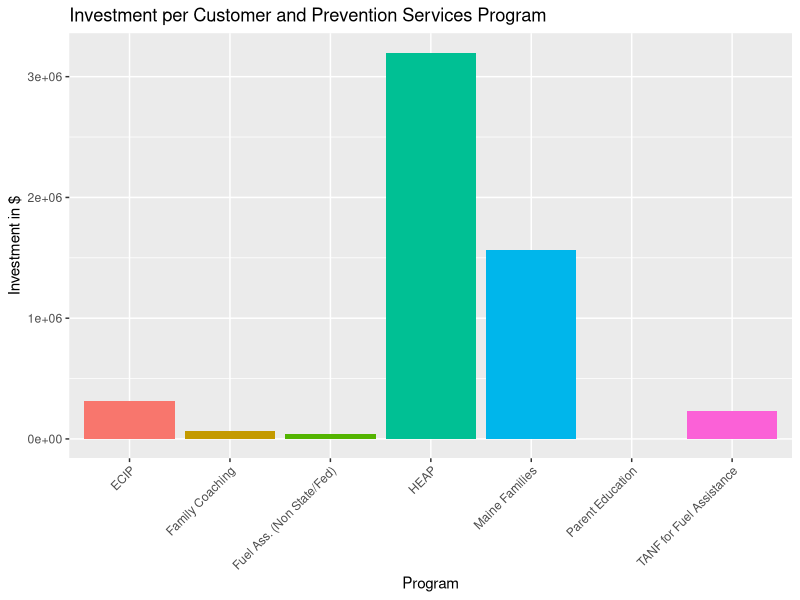
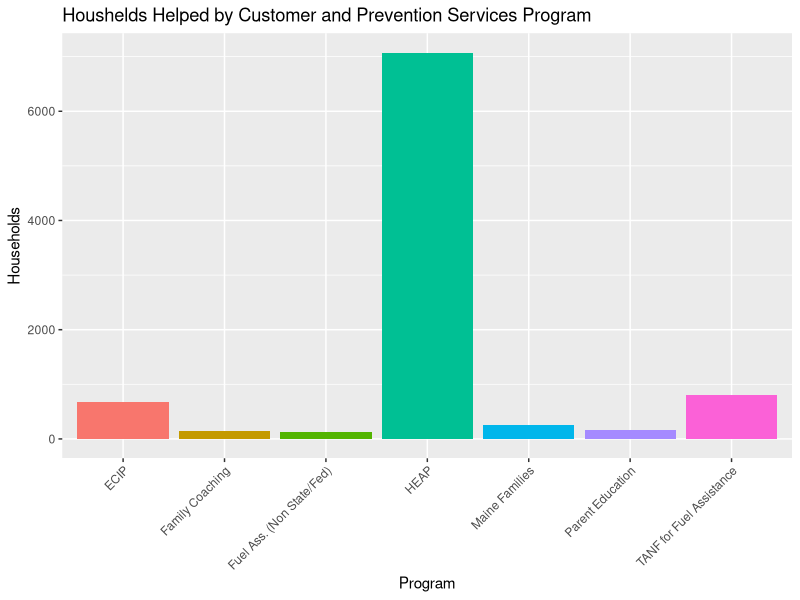
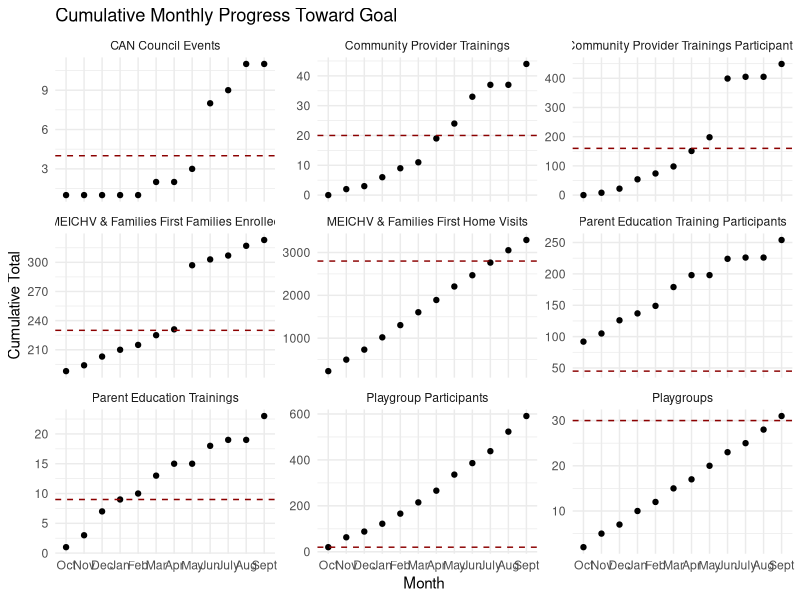

Here is the R script that generated these plots, in order:
## ---- chunk 1
library(tidyverse)
library(broom)
library(readxl)
library(dplyr)
library(tidyr)
## ---- chunk 2
sept_kpis <- read_excel("../data/FY24 Sept KPIs - Total Agency.xlsx")
town_campaign <- read_excel("../data/FY24 Town Campaign Data.xlsx", sheet = 1, col_names = FALSE)
## ---- chunk 3
glimpse(sept_kpis)
glimpse(town_campaign)

## ---- chunk 4
#Department Column for kpis
sept_kpis <- sept_kpis |>
  rename("Department" = "Children's Services") 

sept_kpis[1, "Department"] <- "Children's Services"

sept_kpis <- sept_kpis |>
  fill(Department, .direction = "down")

#Program Column for kpis
sept_kpis <- sept_kpis |>
  rename("Program" = "...2") 

sept_kpis[1, "Program"] <- "Children's Services"
sept_kpis[24, "Program"] <- "Housing Services"
sept_kpis[82, "Program"] <- "Development"
sept_kpis[90, "Program"] <- "CCFC"
sept_kpis[103, "Program"] <- "Asset Management"
sept_kpis[107, "Program"] <- "Property Management"
sept_kpis[110, "Program"] <- "Finance"
sept_kpis[140, "Program"] <- "Human Resources"
sept_kpis[142, "Program"] <- "Open Positions"
sept_kpis[157, "Program"] <- "Time to Hire"
sept_kpis[172, "Program"] <- "Head Count"
sept_kpis[187, "Program"] <- "Turnover Rate"

sept_kpis <- sept_kpis |>
  fill(Program, .direction = "down")

sept_kpis <- sept_kpis[, -c(18, 19)]

## ---- chunk 5
town_campaign_cps <- town_campaign |>
  select(...1,...2,...3,...4,...5,...6,...7,...8,...9,...24,...25,...26,...27,...28, ...29)

town_campaign_cps <- town_campaign_cps |>
  rename(town = ...1, tanf_fuelass_households = ...2, tanf_fuelass_investment = ...3, fuelass_households = ...4, fuelass_investment = ...5, heap_households = ...6, heap_investment = ...7, ecip_households = ...8, ecip_investment = ...9,  family_coaching_households = ...24, family_coaching_investment = ...25, maine_families_households = ...26, maine_families_investment = ...27, parent_education_households = ...28, parent_education_investment = ...29 )

town_campaign_cps <- town_campaign_cps[-c(1, 2, 3, 4, 5, 6, 7, 8, 9), ]

town_campaign_cps <- town_campaign_cps[!apply(town_campaign_cps[, -1], 1, function(x) all(is.na(x))), ]
town_campaign_cps[, -1] <- lapply(town_campaign_cps[, -1], as.numeric)
town_campaign_cps[is.na(town_campaign_cps)] <- 0

totals <- colSums(town_campaign_cps[, -1])
town_campaign_cps <- bind_rows(town_campaign_cps, totals)


summary_data <- town_campaign_cps[-seq(1, 193), ]

summary_data <- summary_data|>
  pivot_longer(cols = -town,
               values_to = "value")

summary_data <- summary_data|>
  mutate(data_type = rep(c("households", "investment"), 
                         times = ncol(df) / 2, length.out = nrow(summary_data)),
         program = rep(c("tanf_fuelass", "fuelass", "heap", "ecip", 
                         "family_coaching", "maine_families", "parent_education"), 
                      each = 2, length.out = nrow(summary_data)))

summary_data_long <- summary_data[,-c(1, 2) ]

summary_data_wide <- summary_data_long |>
  pivot_wider(names_from = data_type, values_from = value)
  
## ---- chunk 6
ggplot(summary_data_wide, aes(x = program, y = investment, fill = program)) +
  geom_bar(stat="identity", show.legend = FALSE) +
  scale_x_discrete(labels = c("ecip" = "ECIP", 
                              "family_coaching" = "Family Coaching", 
                              "fuelass" = "Fuel Ass. (Non State/Fed)",
                              "heap" = "HEAP",
                              "maine_families" = "Maine Families",
                              "parent_education" = "Parent Education",
                              "tanf_fuelass" = "TANF for Fuel Assistance")) +
  labs(title="Investment per Customer and Prevention Services Program",
       x="Program", y="Investment in $") +
  theme(axis.text.x = element_text(angle=45, hjust=1))

ggplot(summary_data_wide, aes(x = program, y = households, fill = program)) +
  geom_bar(stat="identity", show.legend = FALSE) +
  scale_x_discrete(labels = c("ecip" = "ECIP", 
                              "family_coaching" = "Family Coaching", 
                              "fuelass" = "Fuel Ass. (Non State/Fed)",
                              "heap" = "HEAP",
                              "maine_families" = "Maine Families",
                              "parent_education" = "Parent Education",
                              "tanf_fuelass" = "TANF for Fuel Assistance")) +
  labs(title="Houshelds Helped by Customer and Prevention Services Program",
       x="Program", y="Households") +
  theme(axis.text.x = element_text(angle=45, hjust=1))


## ---- chunk 7
sept_kpis_cleaned <- sept_kpis[!is.na(sept_kpis$`% of Goal`), ]
sept_kpis_cleaned <- sept_kpis_cleaned |>
  filter(Department == "Customer & Prevention Services")
sept_kpis_cleaned$YTD <- as.numeric(sept_kpis_cleaned$YTD)
sept_kpis_cleaned$goal_percent <- sept_kpis_cleaned$`% of Goal`
sept_kpis_cleaned <- sept_kpis_cleaned[-c(1,11), ]

sept_kpis_cleaned <- sept_kpis_cleaned |>
  mutate(Assumptions = ifelse(Assumptions == "9500 Applications processed LIHEAP", "LIHEAP Applications Processed", Assumptions)) |>
  mutate(Assumptions = ifelse(Assumptions == "Maine Families - MEICHV  & Families First                              2800 home visits completed per year", "MEICHV & Families First Home Visits", Assumptions)) |>
  mutate(Assumptions = ifelse(Assumptions == "230 families enrolled", "MEICHV & Families First Families Enrolled", Assumptions)) |>
  mutate(Assumptions = ifelse(Assumptions == "CAN Council (CB&E)   -                                                                                               4 community events", "CAN Council Events", Assumptions)) |>
  mutate(Assumptions = ifelse(Assumptions == "30 playgroups", "Playgroups", Assumptions)) |>
  mutate(Assumptions = ifelse(Assumptions == "Playgroup 20 participants", "Playgroup Participants", Assumptions)) |>
  mutate(Assumptions = ifelse(Assumptions == "9 parent education trainings", "Parent Education Trainings", Assumptions)) |>
  mutate(Assumptions = ifelse(Assumptions == "Parent Education Trainings 45 participants", "Parent Education Training Participants", Assumptions)) |>
  mutate(Assumptions = ifelse(Assumptions == "20 community provider trainings", "Community Provider Trainings", Assumptions)) |>
  mutate(Assumptions = ifelse(Assumptions == "Community Provider Trainings 160 participants", "Community Provider Trainings Participants", Assumptions)) |>
  mutate(Assumptions = ifelse(Assumptions == "# Incoming website inquiries to receptions", "Incoming Website Inquiries to Reception", Assumptions)) 
  
  

# STEP 1: Reshape to long format
kpis_long <- sept_kpis_cleaned %>%
    pivot_longer(
    cols = Oct:Sept,                 
    names_to = "Month",
    values_to = "Monthly_Total"
  ) %>%
  mutate(
    Month = factor(Month, levels = c("Oct", "Nov", "Dec", "Jan", "Feb", "Mar",
                                     "Apr", "May", "Jun", "July", "Aug", "Sept"))
  )

# STEP 2: Calculate cumulative total per Assumption
kpis_long <- kpis_long %>%
  group_by(Assumptions) %>%
  arrange(Month) %>%
  mutate(Cumulative = cumsum(Monthly_Total))

# STEP 3: Calculate estimated Goal from YTD and % of Goal
kpis_long <- kpis_long %>%
  left_join(
    sept_kpis_cleaned %>%
      mutate(
        Assumptions = Assumptions,
        Goal = YTD / `% of Goal`
      ) %>%
      select(Assumptions, Goal),
    by = "Assumptions"
  )

# STEP 4: Plot the cumulative progress
ggplot(kpis_long, aes(x = Month, y = Cumulative)) +
  geom_line(color = "steelblue", size = 1) +
  geom_point(size = 1.5) +
  geom_hline(aes(yintercept = Goal), linetype = "dashed", color = "darkred") +
  facet_wrap(~ Assumptions, scales = "free_y") +
  labs(
    title = "Cumulative Monthly Progress Toward Goal",
    x = "Month",
    y = "Cumulative Total"
  ) +
  theme_minimal()
